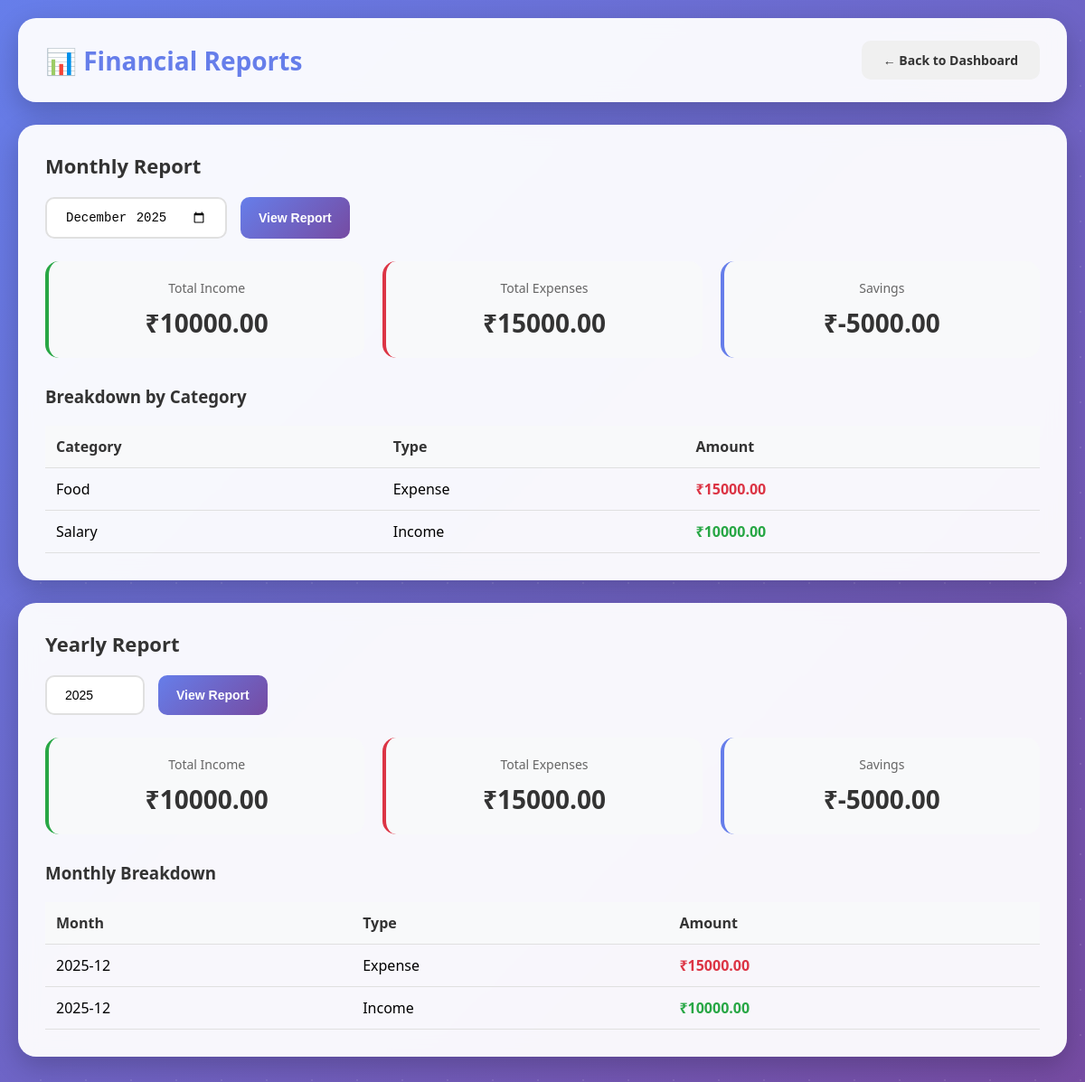
The app's page /reports (signed in) with its own data.
### tables this page shows
CREATE TABLE transactions (
        id INTEGER PRIMARY KEY AUTOINCREMENT,
        user_id INTEGER,
        type TEXT,
        category TEXT,
        amount REAL,
        date TEXT,
        description TEXT
    );

### main.py (the view)
@app.route("/reports")
def reports():
    if "user_id" not in session:
        return redirect("/")
    user_id = session["user_id"]
    current_month = date.today().strftime("%Y-%m")
    current_year = date.today().strftime("%Y")
    selected_month = request.args.get("month", current_month)
    selected_year = request.args.get("year", current_year)
    monthly_data = get_monthly_report_data(user_id, selected_month)
    yearly_data = get_yearly_report_data(user_id, selected_year)
    return render_template("reports.html",
                         monthly_data=monthly_data,
                         yearly_data=yearly_data,
                         selected_month=selected_month,
                         selected_year=selected_year)

### templates/reports.html (shortened to what this page needs)
<!DOCTYPE html>
<html lang="en">
<head>
    <link rel="stylesheet" href="{{ url_for('static', filename='style.css') }}">
</head>
<body>
    <div class="container">
        <div class="header">
            <h1>📊 Financial Reports</h1>
            <a href="/dashboard" class="btn btn-secondary">← Back to Dashboard</a>
        </div>
        <div class="report-section">
            <h2 class="section-title">Monthly Report</h2>
            <form method="GET" class="filter-form">
                <input type="month" name="month" value="{{ selected_month }}" required>
                <button type="submit">View Report</button>
            </form>
            <div class="summary-cards">
                <div class="summary-card income">
                    <div class="card-label">Total Income</div>
                    <div class="card-value">₹{{ "%.2f"|format(monthly_data.income) }}</div>
                </div>
                <div class="summary-card expense">
                    <div class="card-label">Total Expenses</div>
                    <div class="card-value">₹{{ "%.2f"|format(monthly_data.expense) }}</div>
                </div>
                <div class="summary-card savings">
                    <div class="card-label">Savings</div>
                    <div class="card-value">₹{{ "%.2f"|format(monthly_data.savings) }}</div>
                </div>
            </div>
            {% if monthly_data.category_data %}
            <h3 style="margin-top: 30px; margin-bottom: 15px; color: #333;">Breakdown by Category</h3>
            <table class="category-table">
                <thead>
                    <tr>
                        <th>Category</th>
                        <th>Type</th>
                        <th>Amount</th>
                    </tr>
                </thead>
                <tbody>
                    {% for category, t_type, amount in monthly_data.category_data %}
                    <tr>
                        <td>{{ category }}</td>
                        <td><span style="text-transform: capitalize;">{{ t_type }}</span></td>
                        <td class="amount-{{ t_type }}">₹{{ "%.2f"|format(amount) }}</td>
                    </tr>
                    {% endfor %}
                </tbody>
            </table>
            {% else %}
            <p style="color: #999; text-align: center; padding: 40px;">No transactions found for this month.</p>
            {% endif %}
        </div>
        <div class="report-section">
            <h2 class="section-title">Yearly Report</h2>
            <form method="GET" class="filter-form">
                <input type="number" name="year" value="{{ selected_year }}" min="2000" max="2100" required>
                <button type="submit">View Report</button>
            </form>
            <div class="summary-cards">
                <div class="summary-card income">
                    <div class="card-label">Total Income</div>
                    <div class="card-value">₹{{ "%.2f"|format(yearly_data.income) }}</div>
                </div>
                <div class="summary-card expense">
                    <div class="card-label">Total Expenses</div>
                    <div class="card-value">₹{{ "%.2f"|format(yearly_data.expense) }}</div>
                </div>
                <div class="summary-card savings">
                    <div class="card-label">Savings</div>
                    <div class="card-value">₹{{ "%.2f"|format(yearly_data.savings) }}</div>
                </div>
            </div>
            {% if yearly_data.monthly_data %}
            <h3 style="margin-top: 30px; margin-bottom: 15px; color: #333;">Monthly Breakdown</h3>
            <table class="category-table">
                <thead>
                    <tr>
                        <th>Month</th>
                        <th>Type</th>
                        <th>Amount</th>
                    </tr>
                </thead>
                <tbody>
                    {% for month, t_type, amount in yearly_data.monthly_data %}
                    <tr>
                        <td>{{ month }}</td>
                        <td><span style="text-transform: capitalize;">{{ t_type }}</span></td>
                        <td class="amount-{{ t_type }}">₹{{ "%.2f"|format(amount) }}</td>
                    </tr>
                    {% endfor %}
                </tbody>
            </table>
            {% else %}
            <p style="color: #999; text-align: center; padding: 40px;">No transactions found for this year.</p>
            {% endif %}
        </div>
    </div>
</body>
</html>

### templates/reports.html (style rules this page uses)
* { margin: 0; padding: 0; box-sizing: border-box; }
body { font-family: 'Segoe UI', Tahoma, Geneva, Verdana, sans-serif; background: linear-gradient(135deg, #667eea 0%, #764ba2 100%); min-height: 100vh; padding: 20px; position: relative; overflow-x: hidden; }
body::before { content: ''; position: fixed; width: 200%; height: 200%; background: radial-gradient(circle, rgba(255,255,255,0.1) 1px, transparent 1px); background-size: 50px 50px; animation: moveBackground 20s linear infinite; pointer-events: none; z-index: 0; }
.container { max-width: 1200px; margin: 0 auto; position: relative; z-index: 1; }
.header { background: rgba(255, 255, 255, 0.95); backdrop-filter: blur(10px); border-radius: 20px; padding: 25px 30px; margin-bottom: 25px; box-shadow: 0 10px 30px rgba(0, 0, 0, 0.2); display: flex; justify-content: space-between; align-items: center; animation: slideDown 0.5s ease-out; }
.header h1 { color: #667eea; font-size: 28px; font-weight: 700; }
.btn { padding: 12px 24px; border: none; border-radius: 10px; font-size: 14px; font-weight: 600; cursor: pointer; transition: all 0.3s ease; text-decoration: none; display: inline-block; }
.btn-secondary { background: #f0f0f0; color: #333; }
.report-section { background: rgba(255, 255, 255, 0.95); backdrop-filter: blur(10px); border-radius: 20px; padding: 30px; margin-bottom: 25px; box-shadow: 0 10px 30px rgba(0, 0, 0, 0.2); animation: fadeInUp 0.6s ease-out; }
.section-title { font-size: 22px; font-weight: 700; color: #333; margin-bottom: 20px; }
.filter-form { display: flex; gap: 15px; margin-bottom: 25px; flex-wrap: wrap; }
.filter-form input, .filter-form button { padding: 12px 20px; border: 2px solid #e0e0e0; border-radius: 10px; font-size: 14px; outline: none; }
.filter-form button { background: linear-gradient(135deg, #667eea 0%, #764ba2 100%); color: white; border: none; cursor: pointer; font-weight: 600; transition: all 0.3s ease; }
.summary-cards { display: grid; grid-template-columns: repeat(auto-fit, minmax(200px, 1fr)); gap: 20px; margin-bottom: 30px; }
.summary-card { background: #f8f9fa; border-radius: 15px; padding: 20px; text-align: center; border-left: 4px solid #667eea; }
.summary-card.income { border-left-color: #28a745; }
.summary-card.expense { border-left-color: #dc3545; }
.summary-card.savings { border-left-color: #667eea; }
.card-label { font-size: 14px; color: #666; margin-bottom: 10px; }
.card-value { font-size: 28px; font-weight: 700; color: #333; }
.category-table { width: 100%; border-collapse: collapse; margin-top: 20px; }
.category-table th, .category-table td { padding: 12px; text-align: left; border-bottom: 1px solid #e0e0e0; }
.category-table th { background: #f8f9fa; font-weight: 600; color: #333; }
.amount-income { color: #28a745; font-weight: 600; }
.amount-expense { color: #dc3545; font-weight: 600; }

### records on screen
transactions: category "Food", type "Expense", amount "15000.00", month "2025-12"
transactions: category "Salary", type "Income", amount "10000.00", month "2025-12"

### other values on screen
{{ "%.2f"|format(monthly_data.income) }} "10000.00"
{{ "%.2f"|format(monthly_data.expense) }} "15000.00"
{{ "%.2f"|format(monthly_data.savings) }} "-5000.00"
{{ "%.2f"|format(yearly_data.income) }} "10000.00"
{{ "%.2f"|format(yearly_data.expense) }} "15000.00"
{{ "%.2f"|format(yearly_data.savings) }} "-5000.00"
